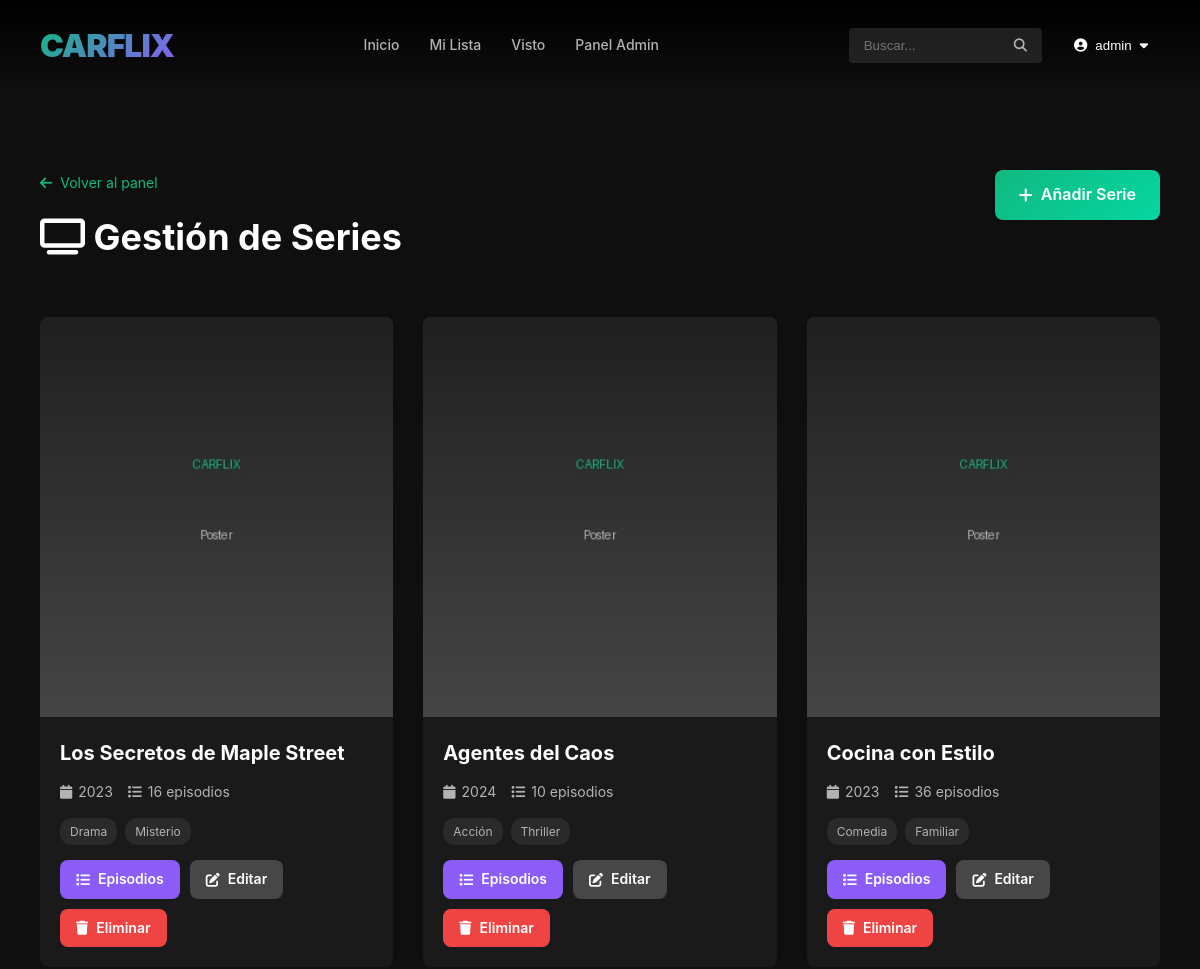
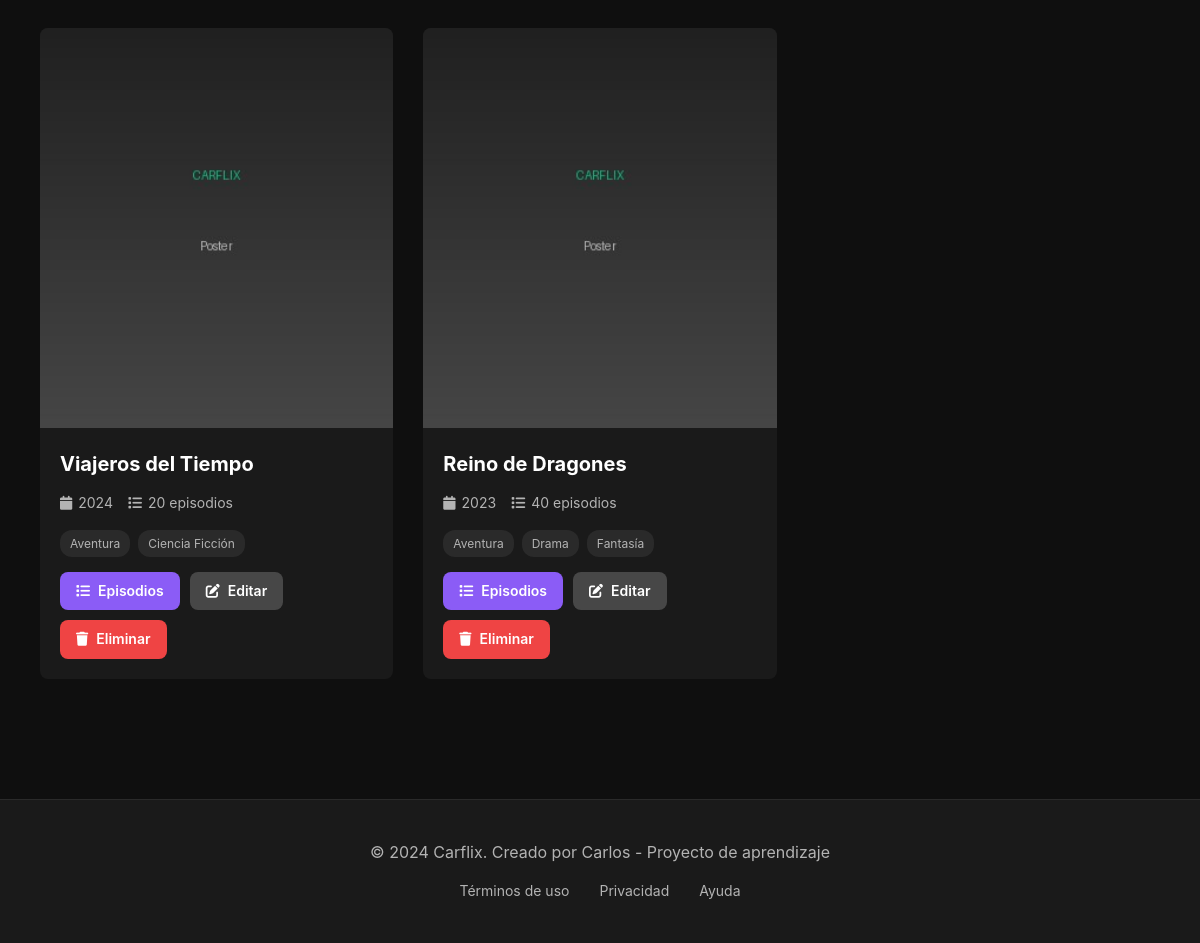
/admin/series (signed in), run on the app's committed database (2 pictures, top to bottom).
### app/models.py (models this page shows, shortened)
class User(UserMixin, db.Model):
    id = db.Column(db.Integer, primary_key=True)
    username = db.Column(db.String(64), unique=True, nullable=False, index=True)
    email = db.Column(db.String(120), unique=True, nullable=False, index=True)
    password_hash = db.Column(db.String(256))
    is_admin = db.Column(db.Boolean, default=False)
    profile_picture = db.Column(db.String(300), default='images/default-avatar.png')
    created_at = db.Column(db.DateTime, default=datetime.utcnow)
    favorite_movies = db.relationship('Movie', secondary=movie_favorites,
                                      backref=db.backref('favorited_by', lazy='dynamic'))
    favorite_series = db.relationship('Series', secondary=series_favorites,
                                      backref=db.backref('favorited_by', lazy='dynamic'))
    watched_movies = db.relationship('Movie', secondary=movie_watched,
                                     backref=db.backref('watched_by', lazy='dynamic'))
    watched_episodes = db.relationship('Episode', secondary=episode_watched,
                                       backref=db.backref('watched_by', lazy='dynamic'))

class Series(db.Model):
    id = db.Column(db.Integer, primary_key=True)
    title = db.Column(db.String(200), nullable=False, index=True)
    description = db.Column(db.Text)
    release_year = db.Column(db.Integer)
    poster_path = db.Column(db.String(300))
    background_path = db.Column(db.String(300))
    created_at = db.Column(db.DateTime, default=datetime.utcnow)
    categories = db.relationship('Category', secondary=series_categories,
                                 backref=db.backref('series', lazy='dynamic'))
    episodes = db.relationship('Episode', backref='series', lazy='dynamic',
                               cascade='all, delete-orphan')

class Category(db.Model):
    id = db.Column(db.Integer, primary_key=True)
    name = db.Column(db.String(50), unique=True, nullable=False)

### app/routes.py (the view)
@app.route('/admin/series')
@login_required
@admin_required
def admin_series():
    series = Series.query.all()
    return render_template('admin/series.html', series=series)

### app/models.py (called while the page is built)
@login_manager.user_loader
def load_user(user_id):
    return User.query.get(int(user_id))

### app/routes.py (called while the page is built)
def admin_required(f):
    @wraps(f)
    def decorated_function(*args, **kwargs):
        if not current_user.is_authenticated or not current_user.is_admin:
            flash('No tienes permisos para acceder a esta página', 'danger')
            return redirect(url_for('home'))
        return f(*args, **kwargs)
    return decorated_function

### app/templates/admin/series.html (shortened to what this page needs)
{% extends "base.html" %}
{% block content %}
<div class="admin-page">
    <div class="admin-container">
        <div class="admin-header">
            <div>
                <a href="{{ url_for('admin_dashboard') }}" class="back-link">
                    <i class="fas fa-arrow-left"></i> Volver al panel
                </a>
                <h1><i class="fas fa-tv"></i> Gestión de Series</h1>
            </div>
            <a href="{{ url_for('admin_add_series') }}" class="btn btn-primary">
                <i class="fas fa-plus"></i> Añadir Serie
            </a>
        </div>
        <div class="content-grid-admin">
            {% for show in series %}
            <div class="admin-content-card">
                <div class="admin-card-poster">
                    <img src="{{ url_for('static', filename=show.poster_path) if show.poster_path else 'https://via.placeholder.com/300x450?text=Sin+Poster' }}"
                         alt="{{ show.title }}">
                </div>
                <div class="admin-card-info">
                    <h3>{{ show.title }}</h3>
                    <div class="admin-card-meta">
                        {% if show.release_year %}
                        <span><i class="fas fa-calendar"></i> {{ show.release_year }}</span>
                        {% endif %}
                        <span><i class="fas fa-list"></i> {{ show.episodes.count() }} episodios</span>
                    </div>
                    {% if show.categories %}
                    <div class="admin-card-categories">
                        {% for category in show.categories %}
                        <span class="category-badge">{{ category.name }}</span>
                        {% endfor %}
                    </div>
                    {% endif %}
                    <div class="admin-card-actions">
                        <a href="{{ url_for('admin_episodes', series_id=show.id) }}" class="btn btn-info btn-sm">
                            <i class="fas fa-list"></i> Episodios
                        </a>
                        <a href="{{ url_for('admin_edit_series', series_id=show.id) }}" class="btn btn-secondary btn-sm">
                            <i class="fas fa-edit"></i> Editar
                        </a>
                        <a href="{{ url_for('admin_delete_series', series_id=show.id) }}"
                           class="btn btn-danger btn-sm"
                           onclick="return confirm('¿Eliminar {{ show.title }}? Se eliminarán todos los episodios.')">
                            <i class="fas fa-trash"></i> Eliminar
                        </a>
                    </div>
                </div>
            </div>
            {% endfor %}
        </div>
    </div>
</div>
{% endblock %}

### app/templates/base.html (shortened to what this page needs)
<!DOCTYPE html>
<html lang="es">
<head>
    <link rel="stylesheet" href="{{ url_for('static', filename='css/style.css') }}">
    <link rel="stylesheet" href="https://cdnjs.cloudflare.com/ajax/libs/font-awesome/6.4.0/css/all.min.css">
</head>
<body>
    {% if current_user.is_authenticated %}
    <nav class="navbar">
        <div class="navbar-container">
            <a href="{{ url_for('home') }}" class="logo">CARFLIX</a>
            <div class="nav-links">
                <a href="{{ url_for('home') }}">Inicio</a>
                <a href="{{ url_for('my_list') }}">Mi Lista</a>
                <a href="{{ url_for('watched') }}">Visto</a>
                {% if current_user.is_admin %}
                <a href="{{ url_for('admin_dashboard') }}">Panel Admin</a>
                {% endif %}
            </div>
            <div class="nav-right">
                <form action="{{ url_for('search') }}" method="get" class="search-form">
                    <input type="text" name="q" placeholder="Buscar..." class="search-input">
                    <button type="submit" class="search-btn"><i class="fas fa-search"></i></button>
                </form>
                <div class="user-menu">
                    <button class="user-btn">
                        <i class="fas fa-user-circle"></i>
                        <span>{{ current_user.username }}</span>
                        <i class="fas fa-caret-down"></i>
                    </button>
                </div>
            </div>
        </div>
    </nav>
    {% endif %}
    <main class="main-content">
        {% block content %}{% endblock %}
    </main>
    <footer class="footer">
        <div class="footer-content">
            <p>&copy; 2024 Carflix. Creado por Carlos - Proyecto de aprendizaje</p>
            <div class="footer-links">
                <a href="#">Términos de uso</a>
                <a href="#">Privacidad</a>
                <a href="#">Ayuda</a>
            </div>
        </div>
    </footer>
</body>
</html>

### data on the page
User: username "admin"
Series: poster_path (placeholder picture), title "Los Secretos de Maple Street", release_year "2023", episodes.count "16"
Category: name "Drama"
Category: name "Misterio"
Series: poster_path (placeholder picture), title "Agentes del Caos", release_year "2024", episodes.count "10"
Category: name "Acción"
Category: name "Thriller"
Series: poster_path (placeholder picture), title "Cocina con Estilo", release_year "2023", episodes.count "36"
Category: name "Comedia"
Category: name "Familiar"
Series: poster_path (placeholder picture), title "Viajeros del Tiempo", release_year "2024", episodes.count "20"
Category: name "Aventura"
Category: name "Ciencia Ficción"
Series: poster_path (placeholder picture), title "Reino de Dragones", release_year "2023", episodes.count "40"
Category: name "Fantasía"
